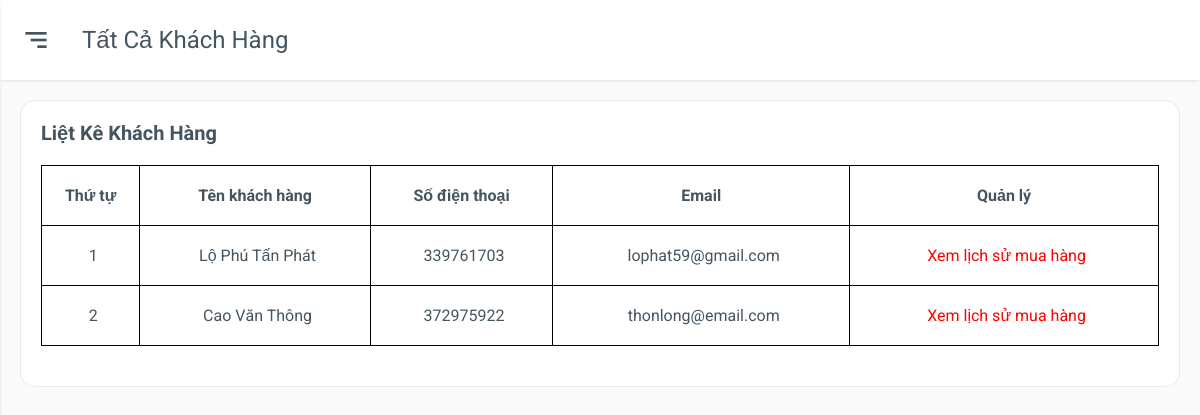
/admin/dashboard.php?khachhang (signed in), run on the app's committed database.
### tables this page shows
CREATE TABLE `tbl_customer` (
  `customer_id` int(11) NOT NULL,
  `name` varchar(150) NOT NULL,
  `phone` int(11) NOT NULL,
  `address` varchar(250) NOT NULL,
  `note` text NOT NULL,
  `email` varchar(150) NOT NULL,
  `password` varchar(150) NOT NULL
);

### admin/inc/customer.php (the view, shortened to what this page needs)
<div class="main">
	<div class="main-header">
		<div class="mobile-toggle" id="mobile-toggle">
			<i class='bx bx-menu-alt-right'></i>
		</div>
		<div class="main-title">
			Tất cả khách hàng
		</div>
	</div>
	<div class="main-content">
		<div class="row">
			<div class="col-12">
				<div class="box">
					<div class="box-header">
						liệt kê khách hàng
					</div>
					<?php
				$sql_select_customer = mysqli_query($con,"SELECT * FROM tbl_customer
				GROUP BY phone ");
				?>
					<div class="box-body overflow-scroll">
						<table>
							<thead>
								<tr>
									<th>Thứ tự</th>
									<th>Tên khách hàng</th>
									<th>Số điện thoại</th>
									<th>Email</th>
									<th>Quản lý</th>
								</tr>
							</thead>
							<?php
										$i = 0;
										while($row_select_customer = mysqli_fetch_array($sql_select_customer)){
											$i++;
							?>
							<tr>
								<td><?php echo $i;?></td>
								<td>
									<?php echo $row_select_customer['name'];?>
								</td>
								<td>
									<?php echo $row_select_customer['phone'];?>
								</td>
								<td>
									<?php echo $row_select_customer['email'];?>
								</td>
								<td style="text-align:center;">
									<a href="?lichsumuahang&id=<?php echo $row_select_customer['phone']; ?>" style="color:red;">Xem lịch
										sử mua hàng</a>
								</td>
							</tr>
							<?php
										}
										?>
						</table>
					</div>
				</div>
			</div>
		</div>
	</div>
</div>
</body>
</html>

### admin/css/grid.css (style rules this page uses)
.row { display: flex; flex-wrap: wrap; margin: 0 -15px; }
[class*="col-"] { padding: 0 15px; margin-bottom: 20px; }
.col-12 { width: 100%; }

### admin/css/app.css (style rules this page uses)
:root { --body-bg: #fafafb; --box-bg: #ffffff; --main-color: #0652dd; --text-color: #455560; --text-second-color: #72849ab3; --border-color: #e9e9e9; --menu-item-active-bg: rgba(62, 121, 247, 0.1); --black: #000; --box-border-radius: 15px; --sidebar-size: 300px; --sidebar-logo-img-size: 45px; --sidebar-logo-size: 80px; --profile-image-size: 45px; --main-header-height: 80px; --shadow: 0 1px 4px -1px rgb(0 0 0 / 15%); --darkmode-toggle-size: 20px; --while: #fff; }
* { padding: 0; margin: 0; box-sizing: border-box; }
body { font-family: "Roboto", sans-serif; background-color: var(--body-bg); color: var(--text-color); position: relative; }
a { text-decoration: none; color: unset; display: inline-block; }
.main { padding-left: var(--sidebar-size); }
.main-header { height: var(--main-header-height); display: flex; align-items: center; padding: 20px; background-color: var(--box-bg); box-shadow: var(--shadow); }
.mobile-toggle { display: none; }
.main-title { text-transform: capitalize; font-size: 1.5rem; }
.main-content { padding: 20px; }
.box { background-color: var(--box-bg); padding: 20px; border: 0.5px solid var(--border-color); border-radius: var(--box-border-radius); }
.box-header { text-transform: capitalize; font-size: 1.25rem; font-weight: 700; }
.box-body { padding: 20px 0; }
table { width: 100%; min-width: 1000px; border-collapse: collapse; }
table thead tr { text-align: left; }
table th { text-align: center; }
table th, table td { padding: 20px 0; border: 1px solid var(--black); }
table td { padding-left: 5px; text-align: center; }
.overflow-scroll { overflow-y: auto; }
@media only screen and (max-width: 1280px) { .main { padding-left: 0; } }
@media only screen and (max-width: 1280px) { .mobile-toggle, .sidebar-close { display: grid; place-items: center; font-size: 2rem; margin-right: 30px; cursor: pointer; } }

### data on the page
tbl_customer: name "Lộ Phú Tấn Phát", phone "339761703", email "lophat59@gmail.com"
tbl_customer: name "Cao Văn Thông", phone "372975922", email "thonlong@email.com"
